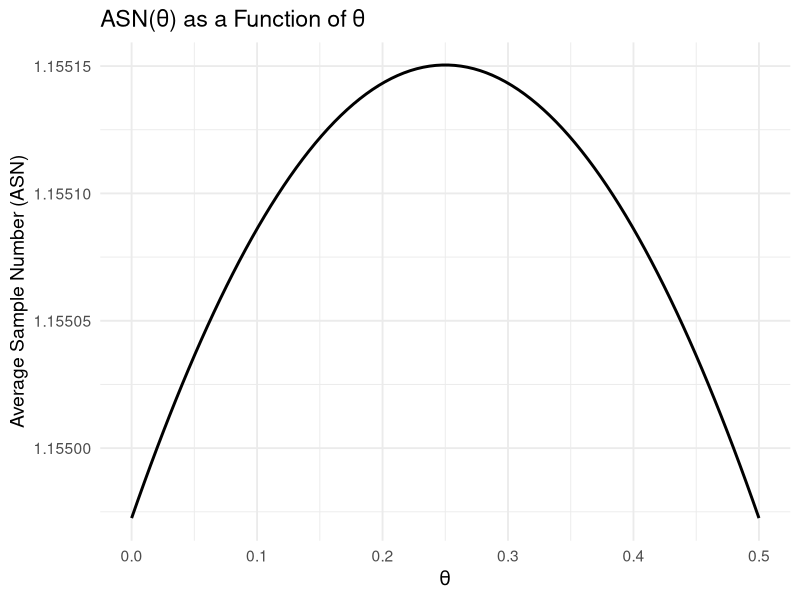

This figure's R source:
library(ggplot2)

# Function to compute Wald's boundaries
compute_wald_boundaries <- function(alpha_0, alpha_1) {
  a0 <- log(alpha_1 / (1 - alpha_0))  # Lower boundary
  a1 <- log((1 - alpha_1) / alpha_0)  # Upper boundary
  return(list(a0 = a0, a1 = a1))
}

# Function to compute kernel matrix K
compute_K <- function(y, x, theta, theta0, theta1, sigma) {
  # Gaussian parameters
  mu <- (theta1 - theta0) / sigma^2 * (theta - (theta0 + theta1) / 2)
  variance <- ((theta1 - theta0) / sigma)^2
  
  # Gaussian CDF
  gaussian_cdf <- function(z, mu, variance) {
    pnorm(z, mean = mu, sd = sqrt(variance))
  }
  
  # Compute K[i, j]
  K <- outer(x, y[-1], function(xi, yj) {
    gaussian_cdf(yj - xi, mu, variance)
  }) - outer(x, y[-length(y)], function(xi, yj) {
    gaussian_cdf(yj - xi, mu, variance)
  })
  
  return(K)
}

# Function to compute ASN numerically
compute_ASN <- function(a0, a1, theta, theta0, theta1, sigma, N) {
  # Discretize the interval [-a0, a1]
  y <- seq(a0, a1, length.out = N + 1)  # Partition points
  x <- (head(y, -1) + tail(y, -1)) / 2  # Midpoints
  delta_y <- diff(y)[1]  # Subinterval width (assuming uniform grid)
  
  # Compute kernel matrix K
  K <- compute_K(y, x, theta, theta0, theta1, sigma) * delta_y
  
  # Identity matrix and vector of ones
  I <- diag(N)
  ones <- rep(1, N)
  
  # Solve for ASN: (I - K) * ASN = 1
  ASN <- solve(I - K, ones)
  
  # Return results
  return(data.frame(x = x, ASN = ASN))
}

# Main parameters
alpha_0 <- 0.001
alpha_1 <- 0.001
theta_0 <- 0
theta_1 <- 0.5
sigma <- 1
N <- 100

# Compute Wald's boundaries
boundaries <- compute_wald_boundaries(alpha_0, alpha_1)
a0 <- boundaries$a0
a1 <- boundaries$a1

# Range of θ values
theta_values <- seq(theta_0, theta_1, length.out = 100)

# Compute ASN for each θ
asn_results <- lapply(theta_values, function(theta) {
  compute_ASN(a0, a1, theta, theta_0, theta_1, sigma, N)
})

# Extract the average ASN values
asn_values <- sapply(asn_results, function(res) mean(res$ASN))

# Prepare data for ggplot2
asn_data <- data.frame(theta = theta_values, ASN = asn_values)

# Plot ASN(θ) using ggplot2
ggplot(asn_data, aes(x = theta, y = ASN)) +
  geom_line(size = 1) +
  labs(
    title = "ASN(θ) as a Function of θ",
    x = expression(theta),
    y = "Average Sample Number (ASN)"
  ) +
  theme_minimal(base_size = 14)
